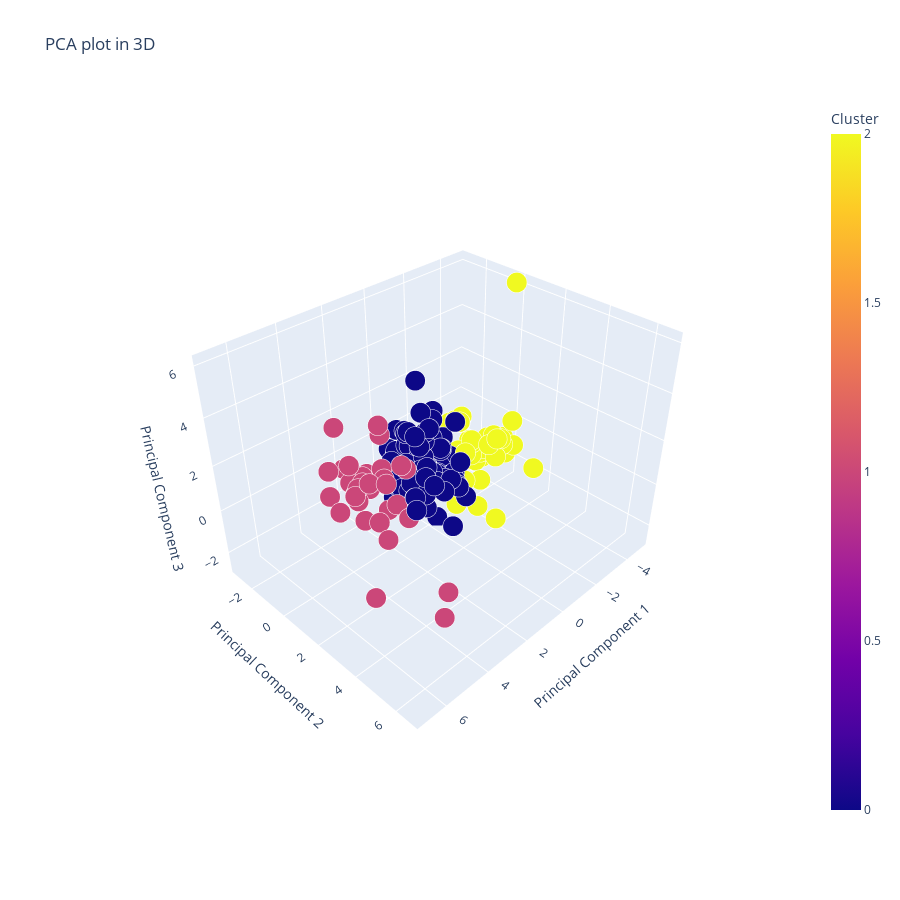

The code cell stored with this chart in its notebook:
### Code cell
from sklearn.cluster import KMeans

# Применение K-Means
kmeans = KMeans(n_clusters=3, random_state=42).fit(X_scaled)
pred_kmeans = kmeans.labels_

# Визуализация данных с метками кластеров
PCAplot3D(X_scaled, y_data=pred_kmeans)

### Figure 1 — Plotly figure (JSON) as saved in the notebook; plotly's stock layout.template omitted (floating-point values rounded to 4 significant figures; data arrays with more than 128 entries replaced by an {"elided": "..."} marker saying what was removed)
{"data": [{"hovertemplate": "Principal Component 1=%{x}<br>Principal Component 2=%{y}<br>Principal Component 3=%{z}<br>size=%{marker.size}<br>Cluster=%{marker.color}<extra></extra>", "legendgroup": "", "marker": {"color": {"elided": "167 int values"}, "coloraxis": "coloraxis", "opacity": 1, "size": {"elided": "167 float values"}, "sizemode": "area", "sizeref": 0.00025, "symbol": "circle"}, "mode": "markers", "name": "", "scene": "scene", "showlegend": false, "type": "scatter3d", "x": {"elided": "167 float values"}, "y": {"elided": "167 float values"}, "z": {"elided": "167 float values"}}], "layout": {"coloraxis": {"colorbar": {"title": {"text": "Cluster"}}, "colorscale": [[0, "#0d0887"], [0.1111, "#46039f"], [0.2222, "#7201a8"], [0.3333, "#9c179e"], [0.4444, "#bd3786"], [0.5556, "#d8576b"], [0.6667, "#ed7953"], [0.7778, "#fb9f3a"], [0.8889, "#fdca26"], [1, "#f0f921"]]}, "height": 900, "legend": {"itemsizing": "constant", "tracegroupgap": 0}, "scene": {"aspectmode": "auto", "aspectratio": {"x": 1.179, "y": 0.9646, "z": 0.8794}, "camera": {"center": {"x": 0, "y": 0, "z": 0}, "eye": {"x": 1.696, "y": 1.696, "z": 1.696}, "projection": {"type": "perspective"}, "up": {"x": 0, "y": 0, "z": 1}}, "domain": {"x": [0, 1], "y": [0, 1]}, "xaxis": {"title": {"text": "Principal Component 1"}, "type": "linear"}, "yaxis": {"title": {"text": "Principal Component 2"}, "type": "linear"}, "zaxis": {"title": {"text": "Principal Component 3"}, "type": "linear"}}, "title": {"text": "PCA plot in 3D"}, "width": 900}}
